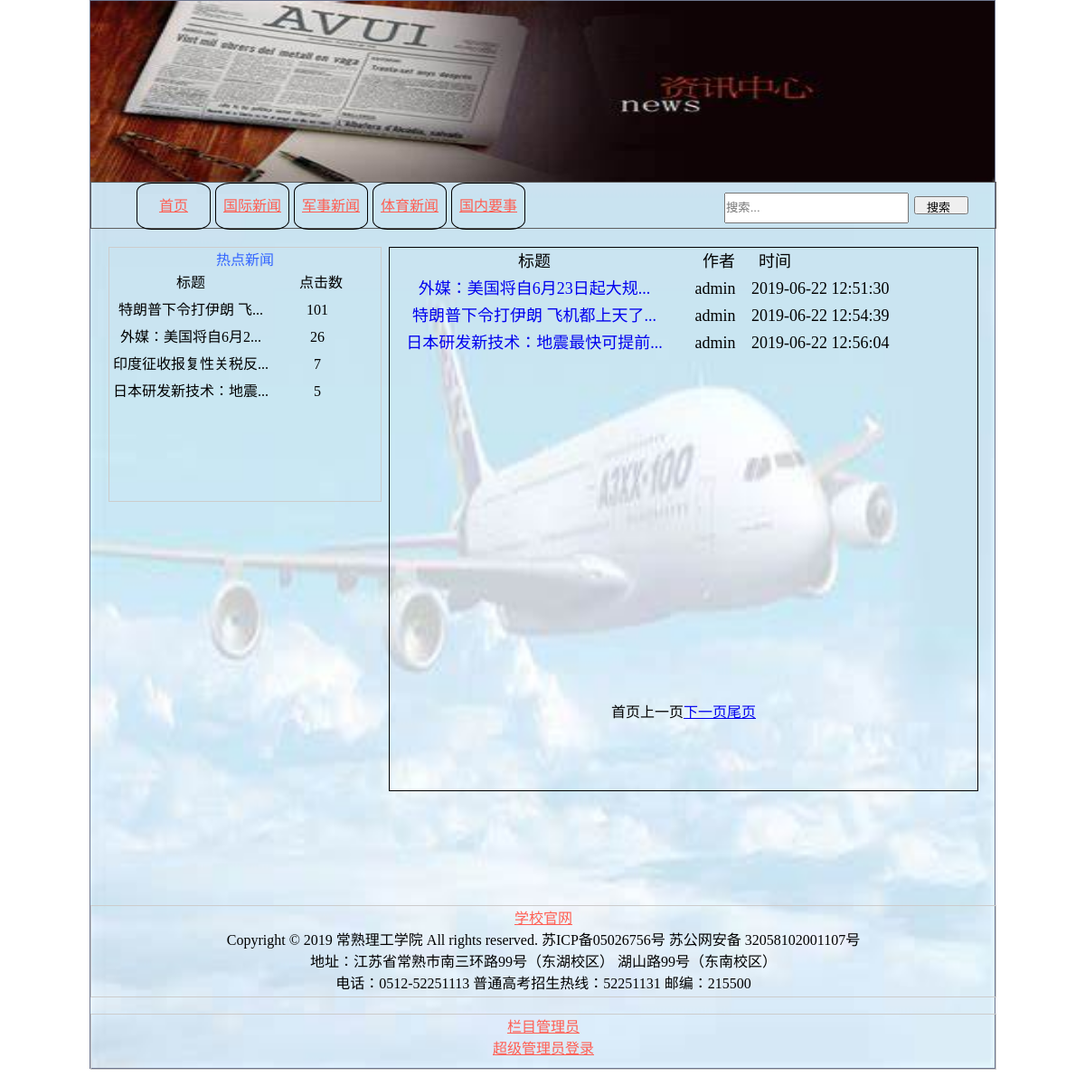
Screenshot of /show/showLists.php?id=1 with the database file from the repository.
### tables this page shows
CREATE TABLE `t_news`  (
  `newId` int(11) NOT NULL AUTO_INCREMENT,
  `title` varchar(100) NULL DEFAULT NULL,
  `contents` longtext NULL,
  `userId` int(11) NULL DEFAULT NULL,
  `addTime` datetime(0) NULL DEFAULT NULL,
  `hitCounts` int(8) NULL DEFAULT NULL,
  `lanmuId` int(11) NULL DEFAULT NULL,
  `lanmuName` varchar(100) NULL DEFAULT NULL,
  `userName` varchar(16) NULL DEFAULT NULL,
  `delId` int(2) NOT NULL DEFAULT 1,
  PRIMARY KEY (`newId`) USING BTREE
);

### show/showLists.php (the view, shortened to what this page needs)
<?php
    try{
        $pdo=new PDO("mysql:host=".DB_HOST.";dbname=".DB_NAME,DB_USER,DB_PWD);
        $pdo->setAttribute(PDO::ATTR_ERRMODE, PDO::ERRMODE_EXCEPTION);
    }catch (PDOException $e){
        echo $e->getMessage();
    }
    $id = $_GET['id'];
    if($id=="*")
        $sql = "select * from t_news where delId=1 order by hitCounts desc ";
    else
        $sql = "select * from t_news where lanmuId = '$id'and delId = 1 order by hitCounts desc ";
    $res=$pdo->prepare($sql);
    $res->execute();
    $sth=$res->fetchAll();
    if($id=="*")
        $ss = "select * from t_news where delId = 1";
    else
        $ss = "select * from t_news where delId = 1 and lanmuId ='$id'";
    $data = $pdo -> prepare($ss);
    $data -> execute();
    $data = $data -> fetchAll();
    $num = 3;
    $count = count($data);
    $w = ceil($count / $num);
    $page = isset($_GET['page']) ? $_GET['page'] : 1;
    $offset = ($page - 1) * $num;
    $ss = "select * from t_news where delId = 1 and lanmuId = '$id' limit $offset,$num";
    $data = $pdo->query($ss)->fetchAll();
    $p = ($page == 1) ? 0 : ($page - 1);
    $n = ($page == $w) ? 0 : ($page + 1);
?>
<!DOCTYPE html>
<html lang="en">
<head>
    <link href="../css/show.css" rel="stylesheet">
    <link rel="stylesheet" href="../css/showNews.css">
</head>
<body>
<div id="box">
    <div id="contentBox">
        <div id="header"></div>
        <div id="content">
            <div id="menu">
                <ul id="menu_list">
                    <li><a class="linkNews" href="show.html">首页</a></li>
                    <li><a class="linkNews" href="showLists.php?id=1">国际新闻</a></li>
                    <li><a class="linkNews" href="showLists.php?id=2">军事新闻</a></li>
                    <li><a class="linkNews" href="showLists.php?id=3">体育新闻</a></li>
                    <li><a class="linkNews" href="showLists.php?id=4">国内要事</a></li>
                </ul>
                <div id="search">
                    <input type="text" id="search-news" placeholder="搜索...">
                    <button id="btnSearch" style="width: 60px"><span id="spanSearch" style="top: 0px;">搜索</span></button>
                </div>
            </div>
            <div id="divHot">
                <span id="spanNews">热点新闻</span><br>
                <span class="spanTitle">标题</span>
                <span class="spanHit">点击数</span>
                <?php
                    $i=0;
                    foreach ($sth as $row)
                    {
                        echo '<span class="spanTitle">';
                        if($i++<5)
                        {
                            if(strlen($row['title'])>10)
                            {
                                echo mb_substr($row['title'],0,10,"utf-8")."...";
                            }
                            else
                                echo $row['title'];
                            echo '</span>';
                            echo '<span class="spanHit">'.$row['hitCounts'];
                        }
                        echo '</span>';
                    }
                ?>
            </div>
            <div id="showNewsList">
                <span class="Title">标题</span>
                <span class="auther">作者</span>
                <span class="time">时间</span>
                <?php
                    foreach ($data as $row)
                    {
                        echo '<a href = "showNews.php?id='.$row['newId'].'">';
                        echo '<span class="Title">';
                        if(strlen($row['title'])>15)
                        {
                            echo mb_substr($row['title'],0,15,"utf-8")."...";
                        }
                        else
                            echo $row['title'];
                        echo "</span></a>";
                        echo '<span class="auther">'.$row['userName'].'</span>';
                        echo '<span class="time">'.$row['addTime'].'</span>';
                    }
                ?>
                <div id="pagination">
                <?php
                    if ($page==1){
                        echo "首页";
                    }else{
                        echo "<a href='?page=1&id=$id'>首页</a>";
                    }
                    if ($p){
                        echo "<a href='?page={$p}&id=$id'>上一页</a>";
                    }else{
                        echo "上一页";
                    }
                    if ($n){
                        echo "<a href='?page={$n}&id=$id'>下一页</a>";
                    }else{
                        echo "下一页";
                    }
                    if($page== $w){
                        echo "尾页";
                    }else{
                        echo "<a href='?page={$w}&id=$id'>尾页</a>";
                    }
                ?>
                </div>
            </div>
        </div>
        <div id="footer">
            <div id="links">
                <p><a class="linkNews" href="http://www.cslg.edu.cn">学校官网</a></p>
                <p>Copyright © 2019 常熟理工学院 All rights reserved. 苏ICP备05026756号 苏公网安备 32058102001107号</p>
                <p>地址：江苏省常熟市南三环路99号（东湖校区） 湖山路99号（东南校区）</p>
                <p>电话：0512-52251113 普通高考招生热线：52251131 邮编：215500</p>
            </div>
            <div id="info">
                <p><a class="linkNews" href="../users/index.html">栏目管理员</a></p>
                <p><a class="linkNews" href="../admin/login.html">超级管理员登录</a></p>
            </div>
        </div>
    </div>
</div>
</body>
</html>

### css/show.css (style rules this page uses)
* { margin: 0;padding: 0; }
#box { margin: 0 auto; background-image: url("../img/bg.jpg"); background-size: 100% 100%; width: 1000px; height: 1180px; border: 1px solid #6e768e; }
#contentBox { width: 90%; height: 1200px; }
#header,#content,#footer { margin: 0 auto; width: 1000px; }
#header { height: 200px; background: url("../img/header.jpg"); background-size: 100% 100%; }
#content { width: 1000px; height: 800px; position: relative; }
#footer { height: 180px; position: relative; }
#menu { width: 1000px; height: 50px; border: 1px solid #5e5e5e; }
#menu_list { list-style: none; width: 500px; height: 50px; }
#menu_list { position: relative; left: 50px; }
#menu_list>li { border-radius: 20%; width: 80px; height: 50px; float: left; margin-right: 5px; border: 1px solid black; line-height: 50px; text-align: center; color: #2aa198; }
#search { width: 300px; height: 50px ; line-height: 50px; position: relative; left: 700px; top: -50px; }
#btnSearch { width: 60px; height: 30px; position: absolute; top: 15px; left: 210px; }
#spanSearch { font-size: small; position: absolute; top: -17px; left: 0px; width: 50px; height: 30px; display: inline-block; }
#search-news { width: 200px; height: 30px; }
#links { text-align: center; width: 1000px; height: 100px; border: 1px solid #CCCCCC; }
#info { text-align: center; width: 1000px; height: 60px; border: 1px solid #CCCCCC; position: absolute; top: 120px; }
.linkNews { color: #FF5E52; }
#divHot { width: 300px; height: 280px; border: 1px solid #CCCCCC; position: relative; top: 20px; left: 20px; }
#showNewsList { width: 650px; height: 600px; border: 1px solid black; position: relative; top: -262px; left: 330px; }
#spanNews { display: inline-block; width: 300px; text-align: center; font-family: 宋体; color: #3366FF; font-weight: revert; }
.spanTitle { display: inline-block; width: 180px; height: 30px; line-height: 30px; text-align: center; }
.spanHit { display: inline-block; width: 100px; height: 30px; line-height: 30px; text-align: center; }
.Title { display: inline-block; width: 320px; height: 30px; line-height: 30px; font-family: 隶书; text-align: center; font-size: large; }
.auther { display: inline-block; width: 80px; height: 30px; line-height: 30px; font-family: 隶书; text-align: center; font-size: large; }
.time { display: inline-block; width: 200px; height: 30px; line-height: 30px; font-family: 隶书; font-size: large; }
#pagination { text-align: center; width: 250px; height: 30px; position: absolute; top: 500px; left: 200px; }

### css/showNews.css (style rules this page uses)
#btnSearch { width: 30px; height: 20px; }

### rows the page displays
t_news: title "特朗普下令打伊朗 飞", hitCounts "101", title "特朗普下令打伊朗 飞机都上天了", userName "admin", addTime "2019-06-22 12:54:39"
t_news: title "外媒：美国将自6月2", hitCounts "26", title "外媒：美国将自6月23日起大规", userName "admin", addTime "2019-06-22 12:51:30"
t_news: title "印度征收报复性关税反", hitCounts "7"
t_news: title "日本研发新技术：地震", hitCounts "5", title "日本研发新技术：地震最快可提前", userName "admin", addTime "2019-06-22 12:56:04"
